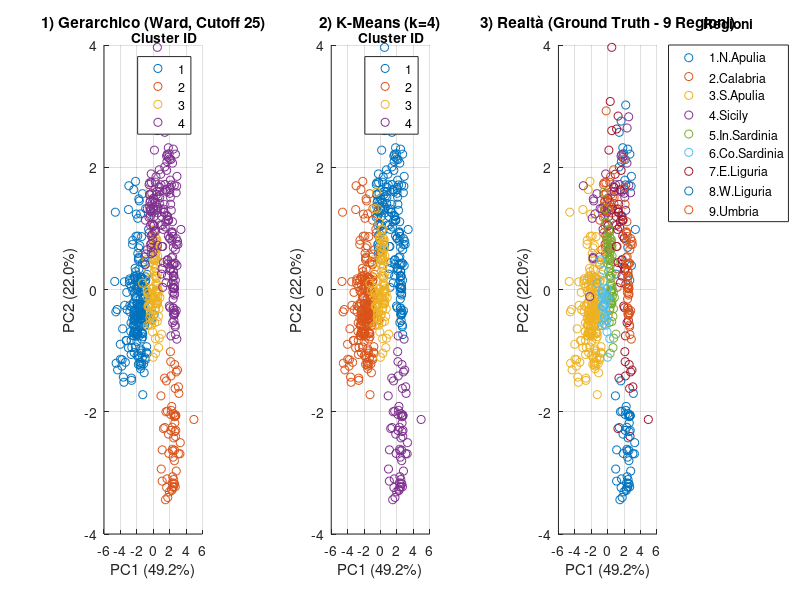

This figure's MATLAB source: (Note: this script raises an error after producing the figure.)
%% CONFRONTO METODI DI CLUSTERING - OLIVE OIL
% Include: Confronto (Gerarchico vs K-Means vs Realtà), DBSCAN, OPTICS
clear; close all; clc;

% 1. CARICAMENTO E PREPROCESSING
% ---------------------------------------------------------
load dataset.mat

% Standardizzazione (Z-score) fondamentale per metodi basati su distanza
data = zscore(olivdata); 
true_labels = category; % Le categorie vere (1-9) per confronto

% Nomi regioni per le legende
RegionNames = {'1.N.Apulia', '2.Calabria', '3.S.Apulia', '4.Sicily', ...
               '5.In.Sardinia', '6.Co.Sardinia', '7.E.Liguria', ...
               '8.W.Liguria', '9.Umbria'};

% Calcolo PCA preliminare (serve per visualizzare i grafici 2D)
[coeff, scores, latent] = pca(data);
var_expl = 100 * latent / sum(latent); 
xlabel_str = ['PC1 (' num2str(var_expl(1), '%.1f') '%)'];
ylabel_str = ['PC2 (' num2str(var_expl(2), '%.1f') '%)'];


%% ---------------------------------------------------------
% 2. CONFRONTO DIRETTO: GERARCHICO vs K-MEANS vs REALTÀ
% ---------------------------------------------------------
disp('--- Calcolo Cluster per Confronto ---');

% A. Metodo Gerarchico (Ward)
% ---------------------------
Z = linkage(data, 'ward', 'euclidean');
cutoff_val = 25; % Cutoff che separa le macro-aree
idx_ward = cluster(Z, 'Cutoff', cutoff_val, 'Criterion', 'distance');
k_num = max(idx_ward); % Otteniamo il numero di cluster (dovrebbe essere 4)

% B. Metodo K-Means
% ---------------------------
% Usiamo lo stesso k del gerarchico per un confronto coerente
[idx_kmeans, C] = kmeans(data, k_num, 'Replicates', 10, 'Display', 'off');

% --- PLOT DI CONFRONTO (La parte richiesta) ---
figure('Name', 'Confronto Metodi di Clustering', 'Color', 'w', 'Position', [50, 100, 1600, 500]);

% Plot 1: Gerarchico
subplot(1, 3, 1);
gscatter(scores(:,1), scores(:,2), idx_ward);
title(['1) Gerarchico (Ward, Cutoff ' num2str(cutoff_val) ')']);
xlabel(xlabel_str); ylabel(ylabel_str); grid on; 
lgd1 = legend('Location', 'best'); title(lgd1, 'Cluster ID');

% Plot 2: K-Means
subplot(1, 3, 2);
gscatter(scores(:,1), scores(:,2), idx_kmeans);
title(['2) K-Means (k=' num2str(k_num) ')']);
xlabel(xlabel_str); ylabel(ylabel_str); grid on; 
lgd2 = legend('Location', 'best'); title(lgd2, 'Cluster ID');

% Plot 3: Realtà (Ground Truth)
subplot(1, 3, 3);
gscatter(scores(:,1), scores(:,2), true_labels); 
title('3) Realtà (Ground Truth - 9 Regioni)');
xlabel(xlabel_str); ylabel(ylabel_str); grid on; 
lgd3 = legend(RegionNames, 'Location', 'bestoutside'); title(lgd3, 'Regioni');


%% ---------------------------------------------------------
% 3. DBSCAN (Density-Based Clustering)
% ---------------------------------------------------------
disp('--- Esecuzione DBSCAN ---');

% Parametri
minpts = 10; 

% Grafico k-distance per scelta epsilon
figure('Name', 'DBSCAN Parameter Selection', 'Color', 'w');
kD = pdist2(data, data, 'euc', 'Smallest', minpts);
plot(sort(kD(end,:)));
title(['k-Distance Graph (minpts=' num2str(minpts) ')']);
ylabel('Distanza k-esimo vicino'); xlabel('Punti ordinati');
grid on; yline(2.5, 'r--', 'Epsilon suggerito'); 

% Esecuzione
epsilon = 2.5; 
idx_dbscan = dbscan(data, epsilon, minpts);

% Plot Risultati
figure('Name', 'Risultati DBSCAN', 'Color', 'w');
gscatter(scores(:,1), scores(:,2), idx_dbscan);
title(['DBSCAN (eps=' num2str(epsilon) ', minpts=' num2str(minpts) ')']);
xlabel(xlabel_str); ylabel(ylabel_str); grid on;
lgd_db = legend('Location', 'bestoutside'); title(lgd_db, 'Cluster (-1 = Noise)');


%% ---------------------------------------------------------
% 4. OPTICS (Richiede file optics.m)
% ---------------------------------------------------------
disp('--- Esecuzione OPTICS ---');

try
    k_optics = 15; 
    [RD, CD, order] = optics(data, k_optics);
    
    % Plot Reachability
    figure('Name', 'OPTICS Reachability Plot', 'Color', 'w');
    colors_map = jet(9); % Colori per le 9 regioni
    
    hold on;
    for i = 1:length(order)
        obj_index = order(i);
        true_class = true_labels(obj_index); 
        val = RD(obj_index);
        if val > 100, val = 0; end 
        bar(i, val, 'FaceColor', colors_map(true_class, :), 'EdgeColor', 'none');
    end
    hold off;
    
    title('OPTICS Reachability Plot (Colorato per Regioni Vere)');
    ylabel('Reachability Distance'); xlabel('Ordering of Objects'); grid on;
    
    % Legenda finta per i colori
    hold on;
    for i=1:9
        plot(nan, nan, 's', 'MarkerFaceColor', colors_map(i,:), 'MarkerEdgeColor', 'none', 'DisplayName', ['Regione ' num2str(i)]);
    end
    legend('Location', 'bestoutside');
    disp('OPTICS completato.');

catch ME
    warning('Impossibile eseguire OPTICS.');
    disp('Assicurati che il file "optics.m" sia nella cartella corrente.');
end